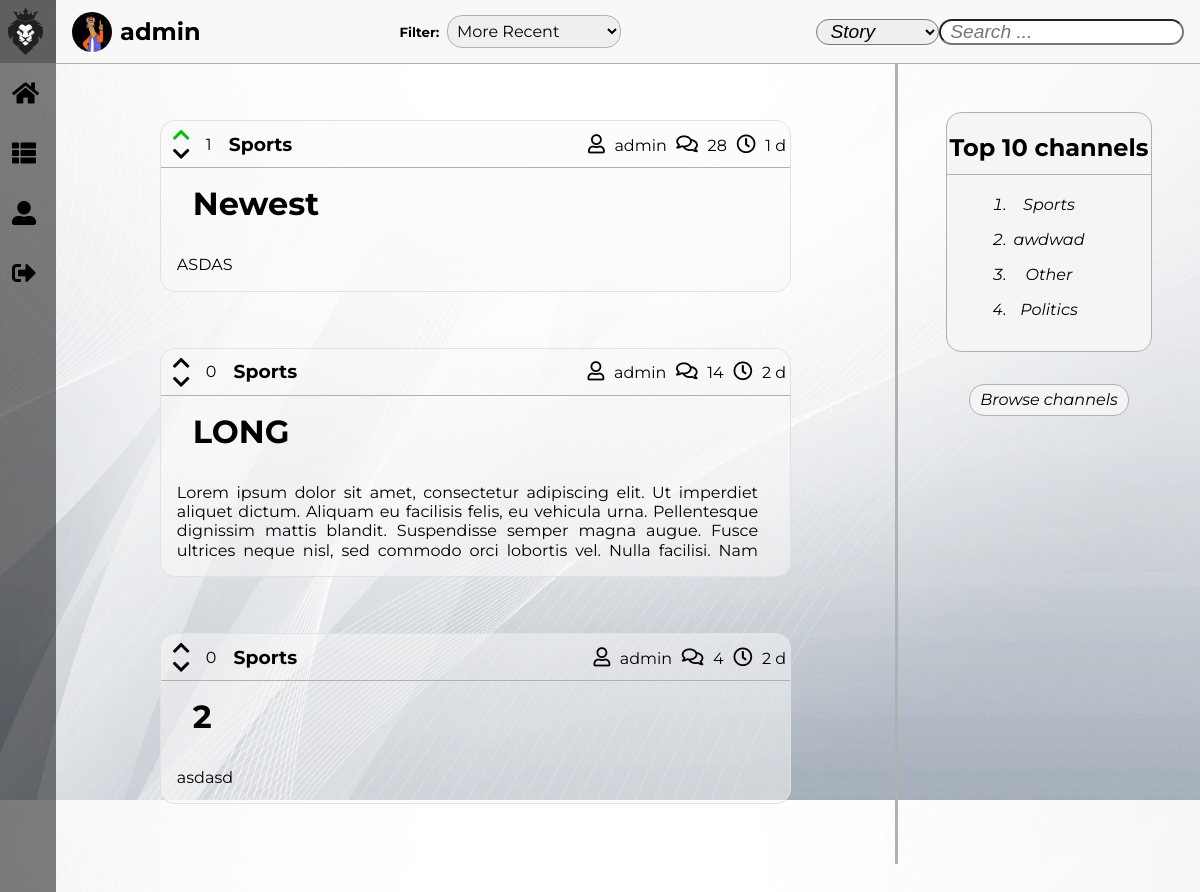
The app's page /pages/feed.php (signed in), older data.
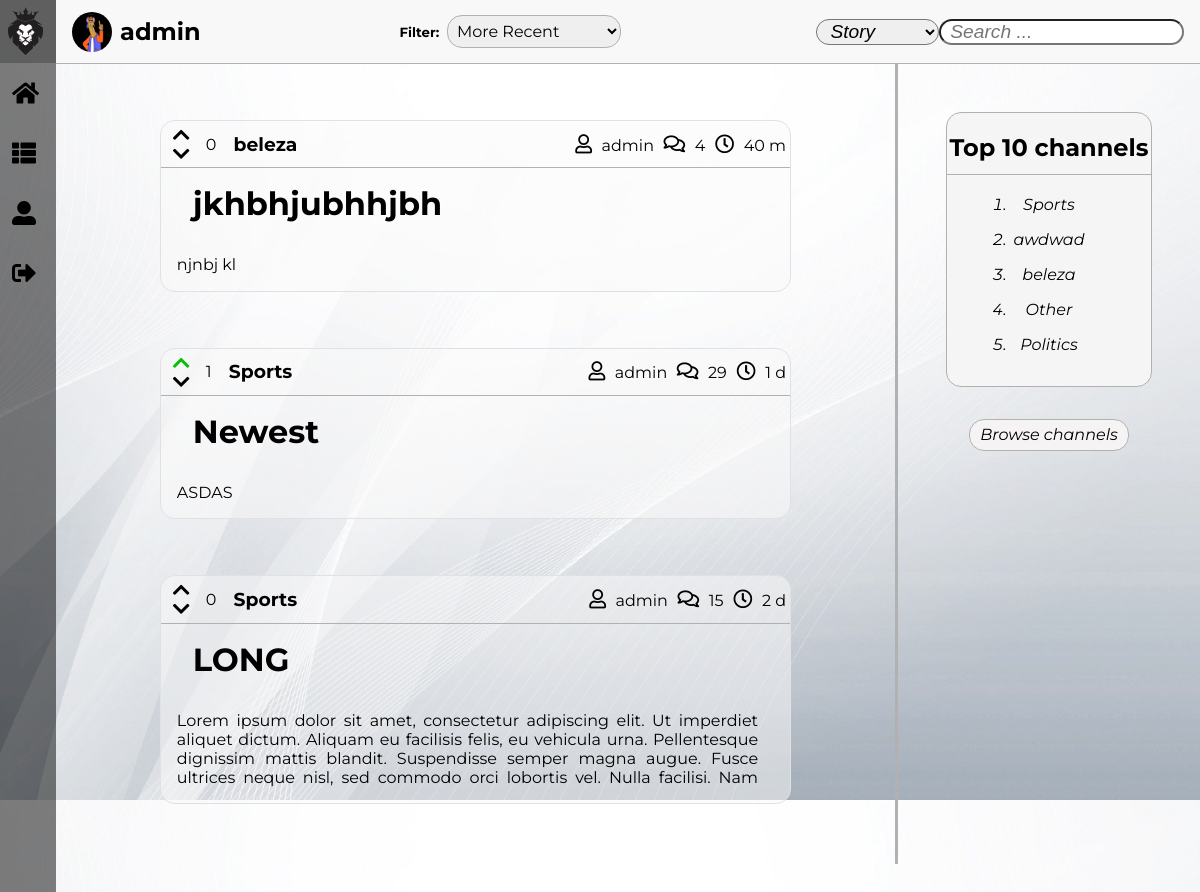
The same page, newer data.
### tables this page shows
CREATE TABLE Story(
    storyID INTEGER NOT NULL PRIMARY KEY,
    storyTitle TEXT NOT NULL,
    storyContent TEXT NOT NULL,
    storyPoints INTEGER,
    storyAuthor TEXT NOT NULL REFERENCES User(username),
    storyComments INTEGER NOT NULL,
    storyTime TEXT NOT NULL,
    channelName TEXT NOT NULL REFERENCES Channel(name)       
);

### pages/feed.php (called while the page is built, shortened)
<?php
    include_once('../includes/functions.php');
    include_once('../templates/tpl_common.php');
    include_once('../templates/tpl_stories.php');
    include_once('../templates/tpl_general_aside.php');
    include_once('../database/db_channel.php');
    include_once('../database/db_user.php');
    $username = $_SESSION['username'];
    $filter = isset($_GET['filter']) ? $_GET['filter'] : 2;
    $searchFilter = isset($_GET['searchFilter']) ? $_GET['searchFilter'] : 2;
    $stories = isset($_GET['search']) ? get_search_stories($filter, $searchFilter, $_GET['search']) : get_user_channel_stories($username, $filter);
    $storiesVotes = []; $votedStories = [];
    foreach($stories as $story) {
      $votes = get_story_votes($story['storyID']);
      $storiesVotes[$story['storyID']] = $votes == null ? 0 : $votes;
      $votedStories[$story['storyID']] = get_user_story_vote($username, $story['storyID']);
    }
    $channels = get_top_channels();
    draw_common(htmlentities($username), ['stories.css', 'general_aside.css'], [], htmlentities($filter), htmlentities($searchFilter));
    draw_stories(htmlentities_all($stories), htmlentities_all($storiesVotes), htmlentities_all($votedStories));
    draw_general_aside(htmlentities_all($channels), display_messages());
    draw_footer();
?>

### includes/functions.php (called while the page is built, shortened)
<?php function orderBy($value) {
    switch($value) {
    default:
        return 'storyID DESC';
    break;
    }
}
function data_converter($storyTime) {
    $newStoryTime = new DateTime(date('Y-m-d H:i:s'));
    $oldStoryTime = new DateTime($storyTime);
    $interval = date_diff($newStoryTime, $oldStoryTime);
    if($interval->format('%y') !== '0')
        return $interval->format('%y Y');
    else if($interval->format('%m') !== '0')
        return $interval->format('%m M');
    else if($interval->format('%d') !== '0')
        return $interval->format('%d d');
    else if($interval->format('%h') !== '0')
        return $interval->format('%h h');
    else if($interval->format('%i') !== '0')
        return $interval->format('%i m');
    else
        return $interval->format('%s s');
}
?>
<?php function get_image($default, $directory, $folder, $element) {
    $image = $default;
    $extensions = ['jpg', 'png', 'gif'];
    for($index = 0; $index < count($extensions); $index++) {
        if(file_exists($directory . $element . '.' . $extensions[$index])) {
            $image = $folder . $element . '.' . $extensions[$index];
            break;
        }
    }
    return $image;
} ?>

### database/db_user.php (called while the page is built, shortened)
<?php
    include_once('../includes/functions.php');
    function get_user_channel_stories($username, $filter) {
      $db = Database::instance()->db();
      $stmt = $db->prepare('SELECT * FROM Story WHERE Story.channelName IN (
                            SELECT channelName FROM Subscription WHERE username = ?) ORDER BY ' . orderBy($filter));
      $stmt->execute(array($username));
      return $stmt->fetchAll();
    }
?>

### database/db_channel.php (called while the page is built, shortened)
<?php
  include_once('../includes/functions.php');
      function get_top_channels() {
        $db = Database::instance()->db();
        $stmt = $db->prepare('SELECT channelName, count(*) as followers FROM Subscription GROUP BY channelName
                        UNION SELECT name, 0 as followers FROM Channel WHERE name NOT IN (SELECT channelName FROM Subscription) GROUP BY name ORDER BY followers DESC LIMIT 10');
        $stmt->execute(array());
        return $stmt->fetchall();
      }
?>

### templates/tpl_stories.php (the view, shortened to what this page needs)
<?php function draw_stories($stories, $storiesVotes, $votedStories) { ?>
    <div id="masterStories">
        <form method="get" action="../pages/story.php">
            <section id="stories">  <?php
                foreach($stories as $story) { ?>
                    <article id="<?= $story['storyID'] ?>" class="storyArticle">
                        <header id="storyHeader">
                            <div id="story_<?= $story['storyID'] ?>_votes" >
                                <div>
                                    <?php
                                        if($votedStories[$story['storyID']] == 1) { ?>
                                            <div class="votes">
                                                <div>
                                                    <i id="voteUp" class="fas fa-chevron-up"></i>
                                                    <i class="fas fa-chevron-down"></i>
                                                </div>
                                                <span class="storyVotes"><?= htmlentities($storiesVotes[$story['storyID']]) ?></span>
                                            </div>
                                        <?php }
                                        else if($votedStories[$story['storyID']] == -1) { ?>
                                            <div class="votes">
                                                <div>
                                                    <i class="fas fa-chevron-up"></i>
                                                    <i id="voteDown" class="fas fa-chevron-down"></i>
                                                </div>
                                                <span class="storyVotes"><?= htmlentities($storiesVotes[$story['storyID']]) ?></span>
                                            </div>
                                        <?php }
                                        else { ?>
                                            <div class="votes">
                                                <div>
                                                    <i class="fas fa-chevron-up"></i>
                                                    <i class="fas fa-chevron-down"></i>
                                                </div>
                                                <span class="storyVotes"><?= htmlentities($storiesVotes[$story['storyID']]) ?></span>
                                            </div>
                                        <?php }
                                    ?>
                                    <a href="../pages/channel.php?channelName=<?= $story['channelName'] ?>"><h3><?= $story['channelName'] ?></h3></a>
                                </div>
                                <div>
                                    <a class="author" href="../pages/profile.php?username=<?= $story['storyAuthor'] ?>"><i class="far fa-user"></i><?= $story['storyAuthor'] ?></a>
                                    <a class="comments" href="../pages/story.php?storyID=<?= $story['storyID'] ?>#comments"><i class="far fa-comments"></i><?= $story['storyComments'] ?></a>
                                    <span class="date"><i class="far fa-clock"></i><?= data_converter($story['storyTime']) ?></span>
                                </div>
                            </div>
                            <div>
                                <h1><?= $story['storyTitle'] ?></h1>
                            </div>
                        </header>
                        <div id="storySinopse">
                            <p><?= $story['storyContent'] ?></p>
                        </div>
                    </article>
                <?php } ?>
            </section>
        </form>
    </div>
<?php } ?>

### templates/tpl_common.php (shortened to what this page needs)
<?php function draw_common($username, $css_files, $js_files, $filter, $searchFilter) { ?>
    <!DOCTYPE <!DOCTYPE html>
    <html>
        <head>
            <link rel="stylesheet" href="https://use.fontawesome.com/releases/v5.5.0/css/all.css">
            <?php foreach($css_files as $css_file) { ?>
                <link rel="stylesheet" type="text/css" media="screen" href="../css/<?=$css_file?>" />
            <?php } ?>
            <link rel="stylesheet" type="text/css" media="screen" href="../css/common.css" />
        </head>
        <body>
            <?php draw_dynamic_bar($username) ?>
            <?php draw_tool_bar($username, $filter, $searchFilter) ?>
<?php } ?>
<?php function draw_dynamic_bar($username) { ?>
    <header id="dynamicBar">
        <div id="header">
            <label class="kadaneIsLife" for="mobileMenu">
                <img src="../resources/images/default/logo.png" alt="Logo">
            </label>
        </div>
        <nav id="menu">
            <div class="mainMenu">
                <i class="fa fa-home"></i><a href="../pages/feed.php">Feed</a>
            </div>
            <div class="mainMenu">
                <i class="fa fa-th-list"></i><a href="../pages/show_channels.php?show=subscriptions">Channels</a>
            </div>
            <div class="mainMenu">
                <i class="fa fa-user-alt"></i><a href="../pages/profile.php?username=<?= $username ?>">Profile</a>
            </div>
            <div class="mainMenu">
                <i class="fa fa-sign-out-alt"></i><a href="../actions/action_logout.php">Logout</a>
            </div>
        </nav>
    </header>
<? } ?>
<?php function draw_tool_bar($username, $filter, $searchFilter) { ?>
    <div id="toolBar">
        <div id="info">
            <a id="user-name" href="../pages/profile.php?username=<?= $username ?>">
                <img id="asideIMG" src="../resources/images/<?= get_image('default/defaultUser.jpg', '../resources/images/users/', 'users/', sha1($username)) ?>" alt="User Image">
                <h5><?= $username ?></h5>
            </a>
        </div>
        <?php draw_story_filter($filter) ?>
        <?php draw_search_filter($searchFilter) ?>
    </div>
<? } ?>
<?php function draw_story_filter($filter) { ?>
    <div id="filters">
        <h5>Filter:</h5>
        <form method="get" action="<?= $_SERVER['PHP_SELF']?>">
            <select name="filter" id="filterID">
                <option <? echo $filter == 2 ? 'selected ' : '' ?>value="2">More Recent</option>
            </select>
        </form>
    </div>
<? } ?>
<?php function draw_search_filter($searchFilter) { ?>
    <div id="search">
        <form method="get" action="<?= $_SERVER['PHP_SELF']?>">
            <select name="searchFilter" id="searchFilterID">
                <option <? echo $searchFilter == 2 ? 'selected ' : '' ?>value="2">Story</option>
            </select>
            <input type="search" id="searchField" name="search" placeholder="Search ...">
        </form>
    </div>
<? } ?>
<?php function draw_footer() { ?>
        </body>
    </html>
<?php } ?>

### templates/tpl_general_aside.php (shortened to what this page needs)
<?php function draw_general_aside($channels, $messages) { ?>
    <aside>
        <div>
            <h1>Top 10 channels</h1>
            <form method="get" action="../pages/channel.php">
                <ul>
                    <?php
                        foreach($channels as $channel) { ?>
                            <li id="<?= $channel['channelName'] ?>" class="asideChannelList"><?= $channel['channelName'] ?></li>
                        <?php }
                    ?>
                </ul>
            </form>
        </div>
        <form method="get" action="../pages/show_channels.php">
            <button id="browseChannels" type="submit">Browse channels</button>
        </form>
    </aside>
<?php } ?>

### css/stories.css (style rules this page uses)
:root { --background-color: rgb(231, 231, 231); --background-story-color: rgba(255, 255, 255, 0.5); --hover-font-color: rgb(3, 173, 192); --story-title-font: 'Montserrat', sans-serif; --story-header-font: 'Montserrat', sans-serif; --story-text-font: 'Montserrat', sans-serif; --story-hover: rgb(248, 248, 248); --border-color: rgb(54, 54, 54); }
#masterStories { grid-area: content; width: 100%; height: 100%; overflow: hidden; }
#stories { margin: 0%; width: 100%; max-height: 95%; overflow-y: auto; padding-right: 20px; }
#stories > article { margin: 3.5em auto; width: 75%; height: auto; border-radius: 15px; border: solid rgb(225, 225, 225) 1px; background-color: rgba(250, 250, 250, 0.5); transition: 0.25s; }
#storyHeader div { display: flex; justify-content: space-between; }
#storyHeader > div:first-child h3 { margin: 0em; }
#storyHeader > div:first-child > * { margin: 0.25em; font-family: var(--story-header-font); }
#storyHeader > div:first-child > * > * > * { padding: 0em 0.5em; }
#storyHeader > div:first-child { border-bottom: solid var(--border-color) 1px; }
#storyHeader > div:last-child { padding: 0em; justify-content: flex-start; flex-direction: column; display: flex; }
#storyHeader i { padding-top: 0.25em; font-size: 1.2em; }
#storyHeader a , span { margin: auto 0em; }
a { color: black; }
.storyVotes { padding: 0em; }
#storyHeader div:first-child div:first-child div:first-child > div { flex-direction: column; display: flex; }
#storyHeader div:first-child div:first-child div:first-child > div i { padding: 0em; }
#storyHeader div:last-child h1 { margin: 0em; padding: 0.5em 0em 0.5em 1em; width: auto; height: auto; font-family: var(--story-title-font); font-size: 2em; }
#storySinopse { margin: 0em; padding: 1em 1em 1em 1em; max-height: 5em; max-width: 100%; overflow: hidden; font-family: var(--story-text-font); }
#storySinopse > p { overflow: hidden; position: relative; line-height: 1.2em; max-height: 4.8em; padding-right: 1em; margin: 0em; text-align: justify; }
#storySinopse > p:before { right: 0; bottom: 0; position: absolute; }
#storySinopse > p:after { right: 0; width: 1em; height: 1em; margin-top: 0.2em; position: absolute; content: ''; }
#voteUp { color:rgb(9, 190, 9); }

### css/general_aside.css (style rules this page uses)
:root { --background-color: rgb(231, 231, 231); --background-story-color: whitesmoke; --story-text-font: 'Montserrat', sans-serif; --aside-img-font-size: 15em; --aside-username-font: 'Exo', sans-serif; --aside-username-font-size: 2em; --aside-text-font: 'Montserrat', sans-serif; --aside-button-font-size: 1em; --aside-button-background-color: rgb(245, 243, 243); --aside-button-background-color-hover: rgb(3, 173, 192); --success-fg-color: rgb(86, 155, 13); --error-fg-color: rgb(218, 2, 13); --border-color: rgb(177, 177, 177); }
aside { grid-area: aside; padding: 3em; border-left: solid var(--border-color); }
aside > div { flex-direction: column; display: flex; border-radius: 15px; text-align: center; border: solid var(--border-color) 1px; background-color: var(--background-story-color); }
aside > div h1 { padding-bottom: 0.5em; border-bottom: solid var(--border-color) 1px; font-family: var(--story-text-font); }
aside > div > form > ul { margin: 0em; padding: 0em 4em; list-style-type: decimal; }
aside > div > form > ul * { padding-bottom: 1em; font-family: var(--story-text-font); font-style: italic; }
aside > form { margin: 0em; padding: 2em 0em; text-align: center; }
#browseChannels { width: 10em; height: 2em; outline: none; border: solid var(--border-color) 1px; border-radius: 15px; background-color: var(--aside-button-background-color); text-align: center; font-style: italic; font-size: var(--aside-button-font-size); font-family: var(--aside-text-font); }

Row changes from the older to the newer data that the page shows:
no longer on this page (row edited): story: storyPoints "0", channelName "Sports", storyAuthor "admin", storyComments "4", storyTime "2 d", storyTitle "2", storyContent "asdasd"
added story: storyID "0", channelName "beleza", storyAuthor "admin", storyComments "4", storyTime "40 m", storyTitle "jkhbhjubhhjbh", storyContent "njnbj kl"
changed story "Newest": storyComments "28" → "29"
changed story "LONG": storyComments "14" → "15"
Text that changed along with them:
new list line: "beleza"
